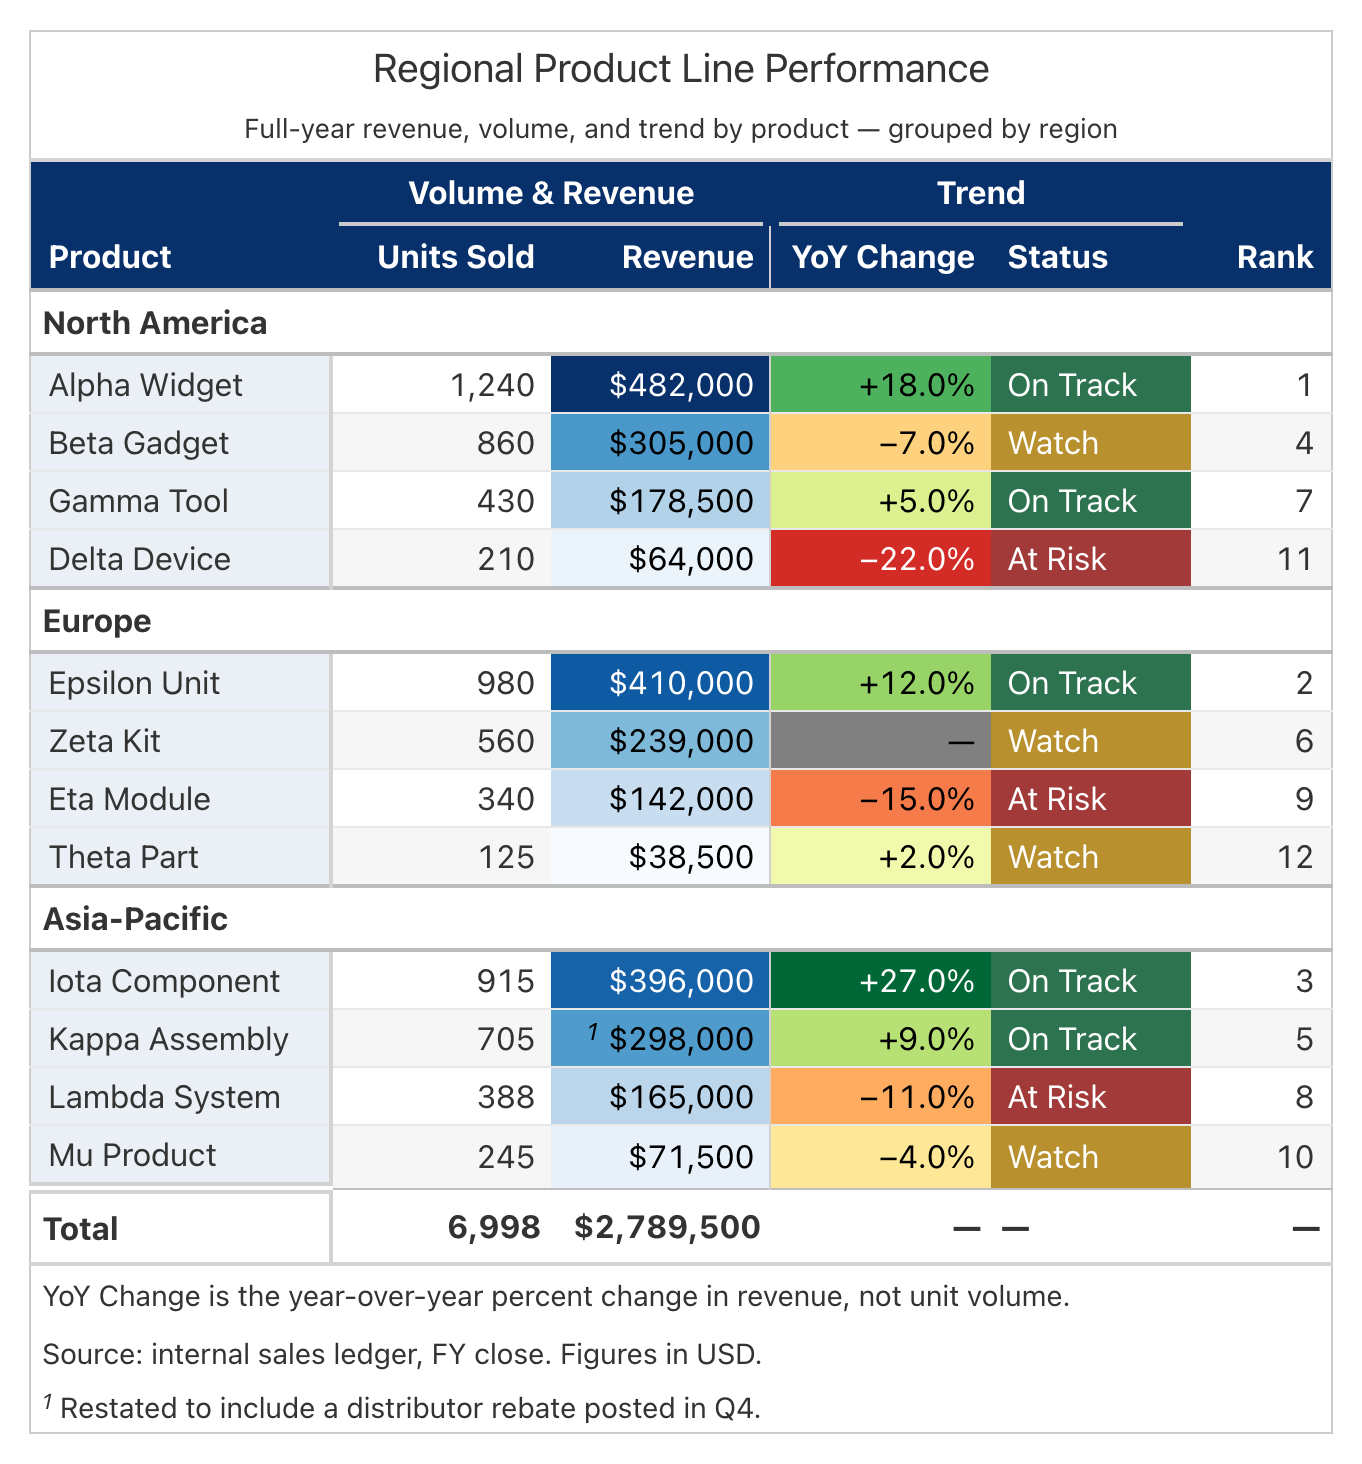

Generate this figure with Python:
"""house_table.py — the "house format" reference table AND its helper module.

This file is two things at once:

1. **A reusable helper module.** ``PALETTE`` and the functions below are meant
   to be imported into a real table script:

       from house_table import PALETTE, frame, hairlines, finalize, band, \
           stripe, stub_tint, heatmap, status_chip, summary_row, \
           group_emphasis, humanize_labels

2. **The one worked example.** Running this file directly
   (``python house_table.py``) builds a single synthetic "Regional Product
   Line Performance" table that exercises every generic formatting feature
   the skill covers — stub, groups, spanners, a sequential heatmap, a
   diverging heatmap, categorical status chips, a summary row, striping,
   stub tint, band, frame, hairlines, footnote, source note, and a missing
   value — and
   saves it to ``house_table.png`` next to this script.

THE NON-NEGOTIABLE BASE (see ``references/RULES.md`` for the full rule):
every table gets ALL of — (1) a title AND subtitle, (2) TWO source notes
(an analytical caption stating the finding or the chosen definition for an
ambiguous measure, THEN a separate provenance note — a generic provenance
note if the real one is unknown, never omitted), (3) the boxed frame
(``frame(gt)``), (4) Big Color kept restrained — the ``heatmap()``/
``data_color()`` calls target only the measure(s) the request is actually
about, never one heatmap per numeric column; there is no numeric cap on
colored measures, and any measure that isn't part of what the request is
about renders fully plain (no fill, no bold, no text-color treatment of
any kind), regardless of how many other measures already carry a color
fill (see ``references/RULES.md``'s "Color restraint"), (5) the body-row
``hairlines(gt)`` rule (a completely separate `great_tables` option family
from the outer ``frame()`` border — `great_tables` already renders a raw
gray hairline by default, so skipping this call leaves an otherwise
well-colored table in the wrong, unbranded gray rather than undivided),
and (6)
``finalize(gt, path="table.png")`` as the final call. These six are
unconditional, unlike the stub/group/spanner/status-chip/summary-row
choices below, which stay genuinely data-dependent — and unlike striping
(conditional on full heatmap coverage, see ``stripe()`` below), which
stays a gate you must evaluate every time, not skip. Importing a helper
(``stripe``, ``stub_tint``, ``humanize_labels``, ...) and then not calling
it is fine when its own gate doesn't fire; skipping one of the six items
above because your table "didn't seem to need it" is not — small polish
(hairlines, a stub tint, striping when its gate fires) matters just as
much as the big colored measures, and the demo below hits all six
unconditional items every time for exactly this reason.

Why a single script instead of a flowchart and per-shape reference files? That
design solves "same input -> same output" with a **procedure**: a numbered
decision sequence plus a directory of archetype examples to route to. This
skill solves the same problem with a **worked example**: read this file once,
find the block that matches your data's shape (a magnitude column, a
percent column, a status column, a group, a summary row, ...), copy/adapt
it, and look up the matching row in ``references/RULES.md`` for the one
formatting rule that block encodes. There is no router file and no
per-archetype directory — this script IS the one example, annotated in
place.

The ``solid`` / ``washed`` / ``neutral`` / ``sequential`` / ``diverging``
tiers of ``PALETTE`` below reuse an already-validated hue system, deliberately
rather than inventing a new one. The ``accent`` / ``accent_tint`` tiers are new
to THIS skill: a
brighter, more saturated pairing modeled on `great_tables`' own built-in
``opt_stylize()`` presets (styles 3 and 6 in particular) — a solid,
clearly "branded" header band and clean, clearly-differentiated status
colors, rather than a barely-there wash. ``accent`` backs the
column-label band's solid fill under the house-default
``band(gt, shade="dark")`` AND ``status_chip()``'s good/bad/neutral
fills; ``accent_tint`` backs the band's lighter fill under
``band(gt, shade="light")``. Neither tier is used by ``stub_tint()``
(always the quieter ``washed`` tier, so the stub stays subtler than the
band) or by ``group_emphasis()`` (bold weight + a neutral structural rule
only, no fill at all). See ``band()``/``stub_tint()``/``status_chip()``/
``group_emphasis()`` below for exactly how each tier is used.
"""

from __future__ import annotations

import pandas as pd
from great_tables import GT, loc, md, style

# ---------------------------------------------------------------------------
# PALETTE — the single source of truth for every color this skill uses. Do
# not invent new colors elsewhere; change a hex here if it needs to change.
# ---------------------------------------------------------------------------
PALETTE = {
    # Dark Academia SOLID Big-Color palette (white text on every solid). Each
    # hue exists for a specific subject-matter cue, not decoration — see the
    # "Use when..." comment on each entry. Navy is also the fixed default for
    # BRANDING surfaces (band()/stub_tint()) specifically, because Blues/navy
    # is the standard house hue for branding — not because it's re-derived by
    # matching whichever hue a heatmapped measure elsewhere in the table
    # happens to use (see references/RULES.md's "Unified color theme").
    "solid": {
        "navy": "#22384F",  # default with no other cue
        "forest": "#2F4A38",  # nature, growth, environment, money/finance
        "oxblood": "#5C2E2E",  # risk, alerts, deficits, intensity
        "espresso": "#4A3A2C",  # historical, literary, food/wine, vintage
        "ochre": "#9A7B33",  # premium / awards / highlight (accent)
        "tan": "#8A7452",  # secondary warm accent / mid (cream tint)
    },
    # The washed light tint paired with each solid above (same keys). Used
    # for the stub's quiet tint (`stub_tint()`) — navy/Blues is the fixed
    # branding default here because Blues is the standard house hue for
    # branding, not a tint re-derived by matching whichever solid hue a
    # heatmapped measure elsewhere in the table happens to use.
    "washed": {
        "navy": "#EAF0F6",
        "forest": "#EAF1EC",
        "oxblood": "#F5EBEB",
        "espresso": "#F1EADD",
        "ochre": "#F5EFDC",
        "tan": "#EFE7D6",  # cream
    },
    # Brighter, more saturated pairing used for the column-label band's solid
    # fill under the house-default `band(gt, shade="dark")` AND for
    # `status_chip()`'s good/bad/neutral fills — modeled on great_tables' own
    # opt_stylize() styles 3/6 (a solid, clearly-branded header band, paired
    # with clean, clearly-differentiated status colors, not a barely-there
    # wash). NOT used by `stub_tint()` (always the quieter "washed" tier
    # below, so the stub stays subtler than the band) or by
    # `group_emphasis()` (bold weight + a neutral structural rule only, no
    # fill at all).
    "accent": {
        "navy": "#08306B",
        "forest": "#2E7350",
        "oxblood": "#A23A3A",
        "espresso": "#8A6238",
        "ochre": "#B8912E",
        "tan": "#9C8258",
    },
    # The visibly-tinted (not barely-there) light pairing for "accent" above —
    # used for the column-label band when `band(gt, shade="light")` is
    # chosen (the house DEFAULT is `shade="dark"`, which paints the band with
    # the solid "accent" tier itself instead — see band()'s docstring). NOT
    # used for the stub (`stub_tint()` always uses the quieter "washed" tier
    # below) or for group headers (`group_emphasis()` applies bold + a rule
    # only, no fill at all). The row stripe is a third, separate tier
    # entirely — the flat, never-tinted "neutral" grey (see stripe()).
    "accent_tint": {
        "navy": "#C9E0F0",
        "forest": "#CFEAD9",
        "oxblood": "#F4D6D6",
        "espresso": "#EEDFC7",
        "ochre": "#F6E8BE",
        "tan": "#EFE3CE",
    },
    # Neutral structural surfaces (light greys) — the default for every quiet
    # surface when there's no Big-Color hue to harmonize to.
    "neutral": {
        "label_band": "#F0F0F0",  # light label band
        "row_stripe": "#F6F6F6",  # row stripe
        "hairline": "#E8E8E8",  # cell hairline between rows, 1px
        "column_label_rule": "#CCCCCC",  # column-label bottom rule, 2px; also the frame border
        "structural_rule": "#BDBDBD",  # group / summary structural rule
        "vertical_divider": "#D0D0D0",  # column-group vertical divider
        "na_cell": "#808080",  # NA / empty cell fill
    },
    # Sequential palette NAMES (matplotlib/brewer), keyed by semantic
    # meaning — passed to data_color(palette=...), never a fixed hex. A
    # single neutral magnitude (money/price/volume/count) is always "Blues";
    # Greens/Reds are reserved for measures with an explicit direction.
    "sequential": {
        "positive": "Greens",  # growth / "more is better"
        "warning": "Reds",  # worse / "more is worse"
        "warning_alt": "Oranges",
        "neutral": "Blues",  # volume / count / price / population
    },
    # Diverging palette NAMES for signed values. RdYlGn is the default
    # (green = good); reverse it only when positive genuinely means worse.
    "diverging": {
        "default": "RdYlGn",
        "colorblind_safe": ["RdBu", "PuOr"],
    },
}


# ---------------------------------------------------------------------------
# Reusable helpers. Every helper takes the DECISION as an argument (which
# columns, which hue, light vs dark, good/bad/neutral, ...) — none of them
# choose anything themselves. That mirrors gt_consistency.py's philosophy:
# the model decides *what*, the helper only guarantees *how* it's executed
# is identical every time it's called with the same arguments.
# ---------------------------------------------------------------------------


def humanize_labels(gt, df, overrides=None):
    """Turn snake_case column names into Title Case via ``cols_label``.

    WHAT: relabels every column of ``df`` from its snake_case name (e.g.
    ``yoy_change``) to a human Title Case label (``Yoy Change``), then
    applies ``overrides`` on top for anything the naive rule gets wrong —
    an acronym that shouldn't title-case letter-by-letter ("YoY", not
    "Yoy"), a currency/unit suffix, or any label an explicit request names.

    WHY: naive Title Case is right often enough to not deserve a decision
    every time, but wrong often enough (acronyms, units) that it needs an
    escape hatch — ``overrides`` is that hatch, applied last so it always
    wins.
    """
    overrides = overrides or {}
    labels = {}
    for col in df.columns:
        labels[col] = overrides.get(col, col.replace("_", " ").title())
    return gt.cols_label(**labels)


def frame(gt, color=None, width="1px", style="solid"):
    """Apply the boxed enclosing border on all four sides.

    WHAT: sets the table's top/bottom/left/right border color, width, and
    style identically.

    WHY: ``great_tables`` defaults the *left/right* border style to
    ``"none"`` — setting only ``color``/``width`` would leave the side
    borders invisible and render only top/bottom rules, not a box. The
    style must be set explicitly on all four sides to get an actual frame.
    Defaults to the neutral ``#CCCCCC`` used as the frame color everywhere
    in this skill (see ``references/RULES.md``'s "Global constants").
    """
    if color is None:
        color = PALETTE["neutral"]["column_label_rule"]
    return gt.tab_options(
        table_border_top_style=style,
        table_border_top_color=color,
        table_border_top_width=width,
        table_border_bottom_style=style,
        table_border_bottom_color=color,
        table_border_bottom_width=width,
        table_border_left_style=style,
        table_border_left_color=color,
        table_border_left_width=width,
        table_border_right_style=style,
        table_border_right_color=color,
        table_border_right_width=width,
    )


def hairlines(gt, color=None, width="1px", style="solid"):
    """Pin the body-row hairline to the house palette's neutral hex.

    WHAT: sets ``table_body_hlines_style``/``_color``/``_width`` — the thin
    rule BETWEEN ordinary rows. `great_tables` renders this line ON BY
    DEFAULT (``style="solid"``, ``color="#D3D3D3"``) even if nothing ever
    calls this helper — the gap this closes is not "no line at all," it's
    "the raw library default gray instead of the house palette's specific
    washed neutral" (``PALETTE["neutral"]["hairline"]``, ``#E8E8E8``).

    WHY this is its own helper, not folded into ``frame()``: a hairline is a
    body-row separator, a completely different `great_tables` option family
    from ``frame()``'s outer table border — conflating the two, or assuming
    `frame()` already covers it, is how a table ends up with a boxed
    outline and the library's raw default gray between rows instead of a
    deliberately-chosen house tone. This is UNCONDITIONAL — every table
    gets it, the same as `frame()` and the heading band's bottom rule,
    regardless of row count or whether the table has Big Color. See
    ``references/RULES.md``'s "THE NON-NEGOTIABLE BASE".
    """
    if color is None:
        color = PALETTE["neutral"]["hairline"]
    return gt.tab_options(
        table_body_hlines_style=style,
        table_body_hlines_color=color,
        table_body_hlines_width=width,
    )


def finalize(gt, path="table.png", **overrides):
    """Save the table with the house-format ``gtsave`` defaults.

    WHAT: calls ``gt.gtsave(path, expand=15, zoom=2.0, **overrides)`` — a
    raised outer margin and a retina zoom, with any keyword in
    ``overrides`` (e.g. ``vwidth``/``vheight``) taking precedence.

    WHY ``path`` defaults to ``"table.png"``: that's the mandatory renderer
    target this skill (and the harness that runs it) expects — see
    ``SKILL.md``'s "The mandatory renderer" section. A real table script
    that imports this helper and calls ``finalize(gt)`` with no explicit
    path should produce the expected file, not silently write something
    else. The demo below passes an explicit ``path="house_table.png"`` to
    override this default, since its output is the reference render, not a
    generated table.

    WHY the other defaults: the default 5px ``gtsave`` margin crowds the
    frame border against the image edge; ``zoom=2.0`` keeps text crisp at
    normal viewing sizes. If a table renders too big, grow room/zoom before
    ever shrinking font size (see ``references/RULES.md``'s font-size fit
    order).
    """
    opts = {"expand": 15, "zoom": 2.0}
    opts.update(overrides)
    return gt.gtsave(path, **opts)


def band(gt, *, shade="dark", hue):
    """Apply the heading band (light tint or dark solid) + the mandatory rule.

    WHAT: ``shade="dark"`` (the house DEFAULT) paints the column-label
    background with the ``accent`` solid for ``hue`` and whitens the
    column-label (and spanner-label, if any) text — a fully "branded"
    look. ``shade="light"`` instead paints it with the ``accent_tint`` of
    ``hue`` (or the neutral grey band when ``hue="grey"``) — a
    clearly-visible but not solid surface; no white-text override needed.
    Either way, the 2px ``#CCCCCC`` column-label bottom rule AND bold
    column-label text are ALWAYS applied, regardless of shade.

    WHY dark is the default: every current reference table uses the same
    deep, branded navy header regardless of whether the body has a
    heatmap — the header is a fixed branding surface, not something that
    should fade into a lighter tint just because a heatmap is also present
    elsewhere on the table. (An earlier version of this skill defaulted to
    ``shade="light"`` specifically so the header wouldn't compete with a
    heatmap; that reasoning no longer matches the house convention. Reach
    for ``shade="light"`` only if you have an explicit reason to want the
    quieter tint instead.)

    NOTE the default ``shade="dark"`` band uses the solid ``accent`` tier
    (the most visible option) while ``stub_tint()`` always uses the quieter
    ``washed`` tier. The band is the more prominent surface (it spans every
    column and sits right under the title), so it carries the most-visible
    fill; the stub is a narrower, secondary surface and stays quieter so it
    doesn't out-compete the band above it. (``shade="light"`` paints the
    band with the lighter ``accent_tint`` tier instead of the default's
    solid ``accent`` — still more visible than the stub's ``washed`` tint
    either way.)
    """
    rule = PALETTE["neutral"]["column_label_rule"]
    options = {
        "column_labels_border_bottom_color": rule,
        "column_labels_border_bottom_width": "2px",
        "column_labels_border_bottom_style": "solid",
        # Bold column labels, always, regardless of shade -- every current
        # ground truth sets this alongside the background color; it was
        # missing here entirely, so a candidate relying on this helper
        # ALONE (no separate explicit `column_labels_font_weight=`) never
        # actually got the bold header every ground truth has.
        "column_labels_font_weight": "bold",
    }
    if shade == "light":
        if hue == "grey":
            options["column_labels_background_color"] = PALETTE["neutral"]["label_band"]
        else:
            options["column_labels_background_color"] = PALETTE["accent_tint"][hue]
        return gt.tab_options(**options)
    if shade == "dark":
        options["column_labels_background_color"] = PALETTE["accent"][hue]
        gt = gt.tab_options(**options)
        locations = [loc.column_labels()]
        spanners = getattr(gt, "_spanners", None)
        if spanners:
            spanner_ids = [s.spanner_id for s in spanners]
            if spanner_ids:
                locations.append(loc.spanner_labels(ids=spanner_ids))
        return gt.tab_style(style=style.text(color="white"), locations=locations)
    raise ValueError("band(): shade must be 'light' or 'dark', got %r" % (shade,))


def stripe(gt):
    """Apply zebra row striping in the flat neutral stripe hex — always grey.

    Deliberately NOT tinted to the table's hue, even when the table has a
    unified color theme elsewhere (band/stub) — an alternating tint reads
    as busy across many rows in a way a single flat band/stub surface
    doesn't, and grey is quiet enough to never compete with a heatmap.

    THE GATE (this function does not check it — the caller must): apply
    striping by DEFAULT, regardless of row count. Skip it only when the
    body's visible non-stub/non-group columns are ALREADY 100% covered by
    `data_color`/`heatmap` fills — a heatmap that paints every real cell
    leaves no plain cell for a stripe to ever show through on. A row-count
    floor is NOT part of this gate (a 5-row table still stripes).
    """
    return gt.opt_row_striping().tab_options(
        row_striping_background_color=PALETTE["neutral"]["row_stripe"],
    )


def stub_tint(gt, *, hue):
    """Tint the stub background so row labels separate from the value columns.

    ``hue="grey"`` uses the neutral label-band grey (the default with no
    Big Color). Any other hue key (``navy``/``forest``/``oxblood``/
    ``espresso``/``ochre``/``tan``) uses that hue's ``washed`` tint — the
    quieter tier (NOT ``accent``, which ``band()`` uses by default under
    ``shade="dark"`` — or ``accent_tint``, which ``band()`` uses under
    ``shade="light"``): the stub is a narrower, secondary surface next to
    the more prominent column-label band, so it stays subtler than the
    band rather than competing with it.
    Pass the SAME hue as ``band()`` — branding surfaces default to the
    fixed navy/Blues family regardless of which hue a heatmap elsewhere on
    the table happens to use; this is a branding decision, not something
    re-derived from the body's own data-driven color.
    """
    if hue == "grey":
        color = PALETTE["neutral"]["label_band"]
    else:
        color = PALETTE["washed"][hue]
    return gt.tab_style(style=style.fill(color=color), locations=loc.stub())


def _is_missing(value):
    """True if ``value`` is a missing scalar — ``None`` / NaN / ``pd.NA`` / null.

    ``value != value`` is ``True`` for float NaN, but pandas' *nullable*
    dtypes (``pd.NA``) make ``pd.NA != pd.NA`` return ``pd.NA`` itself, and
    ``bool(pd.NA)`` raises (its truth value is ambiguous) rather than
    returning ``False`` — so a bare ``value != value`` check silently
    crashes on nullable columns instead of just being wrong. The ``except``
    below treats that ambiguity as "yes, missing."
    """
    if value is None:
        return True
    try:
        return bool(value != value)
    except (TypeError, ValueError):
        return True


def _column_min_max(data, cols):
    """Return ``(lo, hi)`` as floats across every column in ``cols``, skipping NaN/NA.

    A column that is entirely missing yields NaN (float dtype) or ``pd.NA``
    (nullable dtype) from ``.min()``/``.max()`` — never a plain Python
    ``None`` — so a naive ``is None`` guard lets a ``[nan, nan]`` domain
    through, and ``float(pd.NA)`` raises outright. Skip any column whose
    min/max is missing; raise a clear error only if EVERY selected column is
    entirely missing (no numeric extent exists to build a domain from at
    all), rather than an opaque numpy/pandas crash.
    """
    lo = None
    hi = None
    for col in cols:
        series = data[col]
        c_min, c_max = series.min(), series.max()
        if _is_missing(c_min) or _is_missing(c_max):
            continue
        c_min, c_max = float(c_min), float(c_max)
        lo = c_min if lo is None else min(lo, c_min)
        hi = c_max if hi is None else max(hi, c_max)
    if lo is None or hi is None:
        raise ValueError(
            "heatmap(): every selected column %r is all-missing (no numeric "
            "values to build a domain from)" % (cols,)
        )
    return lo, hi


def heatmap(gt, columns, *, kind, hue, domain=None, reverse=False):
    """Color one measure's column(s) by value — the mechanical half of Big Color.

    ``columns``: str or list of column names colored together under one
    shared domain/palette, so multi-column facets of the same measure stay
    comparable.

    ``kind``: ``"sequential"`` (a plain magnitude, no inherent direction) or
    ``"diverging"`` (a signed value where negative/positive both matter).
    This function does NOT infer ``kind`` from the data's sign — that is
    the model's decision.

    ``hue``: a semantic key resolved against ``PALETTE["sequential"]`` /
    ``PALETTE["diverging"]`` (e.g. ``"neutral"`` -> Blues, ``"default"`` ->
    RdYlGn), or any other string, passed straight through as an explicit
    palette NAME.

    ``domain``: when ``None``, computed from ``columns`` across the GT's own
    data (missing-only columns are skipped rather than crashing — see
    ``_column_min_max``) — sequential gets the full ``[min, max]``;
    diverging gets a **symmetric** ``[-M, M]`` with ``M = max(abs(min),
    abs(max))``. Pass an explicit ``domain`` to override (e.g. to exclude a
    summary/total row from the color scale so it doesn't compress the real
    data's range — see ``revenue`` in ``build_house_table`` below for
    exactly this case).

    ``reverse``: for a **diverging** measure where positive genuinely means
    *worse* (cost overrun, error rate, latency, churn — "more is worse"),
    pass ``reverse=True`` so the palette's low/high ends swap (green stays
    "good" = negative, red stays "bad" = positive) instead of literally
    reversing the color list. Actually ignored (forced ``False``) for
    ``kind="sequential"`` — a plain magnitude has no good/bad orientation to
    flip, so passing ``True`` there would silently flip the intended
    light-to-dark magnitude encoding instead of doing nothing. This is the
    parameter ``references/RULES.md``'s "Percent / rate / change" rule tells
    callers to pass.

    THE GOTCHA this function exists to prevent: ``fmt_percent`` expects
    *fractional* values (``0.12`` renders as ``12%``) — a percent column
    stored as already-scaled ``12`` needs ``scale_values=False`` wherever
    it's formatted, and the same fractional-vs-scaled question applies to
    the domain passed here. A bare ``data_color(...)`` call with no
    explicit ``domain`` is a **correctness bug**, not a style nit: without
    a pinned domain, the color a given value renders as can shift between
    runs (or between two tables) depending on what else happens to be in
    the column at that moment.
    """
    cols = [columns] if isinstance(columns, str) else list(columns)
    if domain is None:
        lo, hi = _column_min_max(gt._tbl_data, cols)
        if kind == "diverging":
            m = max(abs(lo), abs(hi))
            domain = [-m, m] if m != 0 else [-1.0, 1.0]
        elif kind == "sequential":
            domain = [lo, hi]
        else:
            raise ValueError(
                "heatmap(): kind must be 'sequential' or 'diverging', got %r" % (kind,)
            )
    if kind == "sequential":
        palette = PALETTE["sequential"].get(hue, hue)
    elif kind == "diverging":
        resolved = PALETTE["diverging"].get(hue, hue)
        palette = resolved[0] if isinstance(resolved, (list, tuple)) else resolved
    else:
        raise ValueError("heatmap(): kind must be 'sequential' or 'diverging', got %r" % (kind,))
    return gt.data_color(
        columns=cols,
        palette=palette,
        domain=domain,
        na_color=PALETTE["neutral"]["na_cell"],
        truncate=False,
        autocolor_text=True,
        reverse=reverse if kind == "diverging" else False,
    )


def status_chip(gt, column, meaning):
    """Fill a DISCRETE categorical column's cells by a value -> meaning map.

    ``meaning`` maps each cell VALUE (e.g. ``"On Track"``) to one of
    ``"good"`` / ``"bad"`` / ``"neutral"``. Fills from the ``accent`` tier
    (the same brighter, more saturated tier ``band(shade="dark")`` uses --
    NOT ``stub_tint()``, which always uses the quieter ``washed`` tier)
    rather than the muted ``solid`` DA tier: ``good`` -> accent forest
    (a clean green), ``bad`` -> accent oxblood (a clean red, not the muted
    ``solid`` oxblood's muddy brown-red), ``neutral`` -> accent ochre (a
    warm, legible amber — not accent/solid ``tan``, which reads as a flat,
    muddy khaki next to the other two rather than a distinct third color).
    All three get white text. The category is what matters here — status
    is a discrete red/green/amber signal, not a magnitude, so it wants
    clean, clearly-differentiated colors more than restraint.

    THE POINT of this function: a red/green column is not always a
    continuous heatmap. When the column's values are a small fixed set of
    categories (status, state, pass/fail) rather than a magnitude, use THIS
    function, never ``data_color``/``heatmap`` — the good/bad resolution
    must land on the exact same two solids either way (continuous heatmap
    or discrete chip), because the meaning is the same: color here is never
    decorative, it always encodes good/bad/neutral, resolved the same
    deterministic way regardless of whether the underlying data is
    continuous or discrete.

    A missing cell (``None``/NaN/``pd.NA`` — e.g. a nullable pandas string
    dtype) is skipped rather than compared: ``v == value`` on a ``pd.NA``
    scalar returns ``pd.NA`` itself, and ``bool(pd.NA)`` raises (ambiguous
    truth value) instead of being simply ``False``, which would otherwise
    crash this function on the exact kind of missing status cell
    ``sub_missing(missing_text="—")`` is meant to handle gracefully
    elsewhere.

    ``loc.body(rows=...)`` interprets a list of INTEGERS as **display**
    positions — but with ``groupname_col=`` set, ``great_tables`` renders
    rows grouped into sections, which can reorder them relative to the
    underlying data's original row order (this table's own demo rows
    happen to already be sorted by group, so it wouldn't show the bug, but
    a caller whose source rows interleave groups would silently color the
    wrong cells). An earlier version of this function targeted rows by
    their stub row NAME instead of position to sidestep that — but a stub
    label is not guaranteed unique across groups (two different groups can
    each have a row named "Large"), and ``loc.body(rows=[name])`` matches
    EVERY row sharing that name, so a repeated label could still pick up
    the wrong fill. The actually-correct fix is ``gt._stub.group_indices_map()``:
    it returns ``(original_row_index, group_info)`` tuples in the exact
    order ``great_tables`` will render them (grouped if ``groupname_col=``
    is set, identity order otherwise) — enumerating it gives a
    ``original_index -> display_position`` mapping that is correct
    regardless of grouping AND regardless of whether stub labels repeat,
    since it never relies on row identity being unique at all.
    """
    fills = {
        "good": PALETTE["accent"]["forest"],
        "bad": PALETTE["accent"]["oxblood"],
        "neutral": PALETTE["accent"]["ochre"],
    }
    values = gt._tbl_data[column]
    display_order = [int(orig_idx) for orig_idx, _group in gt._stub.group_indices_map()]
    display_position_of = {orig_idx: pos for pos, orig_idx in enumerate(display_order)}
    for value, state in meaning.items():
        if state not in fills:
            raise ValueError(
                "status_chip(): meaning must map to 'good'/'bad'/'neutral', got %r" % (state,)
            )
        selector = [
            display_position_of[i]
            for i, v in enumerate(values)
            if not _is_missing(v) and v == value
        ]
        if not selector:
            continue
        gt = gt.tab_style(
            style=[style.fill(color=fills[state]), style.text(color="white")],
            locations=loc.body(columns=column, rows=selector),
        )
    return gt


def summary_row(gt, row_index, *, bold=True):
    """Mark one ORDINARY DATA row as a totals/summary row, distinct from a plain row.

    For a **whole-table grand total**, prefer ``gt.grand_summary_rows(...)``
    (native to `great_tables`) + ``tab_style(..., locations=loc.grand_summary())``
    — see the "Total" row in ``build_house_table()`` below. That native
    mechanism keeps the total structurally separate from any
    ``groupname_col`` section (no fake group label needed) and it's excluded
    from `data_color`'s domain automatically. Reach for THIS helper only for
    a row that must live inline as an actual data row instead (e.g. a
    per-group subtotal you want positioned among that group's own rows,
    which ``grand_summary_rows`` cannot do — it always places the total(s)
    at the very top or bottom of the whole table).

    Applies a stronger — but still restrained — top border rule
    (``#BDBDBD``, ~1.5px, vs. the default hairline between ordinary rows)
    and, by default, bold text weight to ``row_index`` (a 0-based display
    position, per ``loc.body()``'s indexing — not a DataFrame index).

    Applies to **both** ``loc.body()`` (the value cells) AND ``loc.stub()``
    (the row label) — a table with ``rowname_col=`` set has its row label
    live in a structurally separate stub column, and styling only the body
    would leave the summary row's own label unbolded and un-ruled, which
    reads as an inconsistent, half-applied treatment. ``loc.stub(rows=...)``
    is harmless to call even when the table has no stub at all (it simply
    matches nothing).
    """
    styles = [
        style.borders(sides="top", color=PALETTE["neutral"]["structural_rule"], weight="1.5px")
    ]
    if bold:
        styles.append(style.text(weight="bold"))
    gt = gt.tab_style(style=styles, locations=loc.body(rows=[row_index]))
    return gt.tab_style(style=styles, locations=loc.stub(rows=[row_index]))


def group_emphasis(gt):
    """Emphasize every ``groupname_col`` header row so section breaks read clearly.

    Bold weight + the ``#BDBDBD`` structural rule above and below the group
    label — deliberately NO background fill. A summary/total row is the one
    row that earns its own distinct, subtly-highlighted treatment (see
    ``summary_row()`` / the ``grand_summary_rows()`` styling below); a group
    label is a section break, not a result worth calling out the same way,
    and a fill there reads as one more saturated surface competing with the
    heatmap. Bold + rule alone is enough for the section break to read
    clearly.
    """
    rule = PALETTE["neutral"]["structural_rule"]
    return gt.tab_options(
        row_group_font_weight="bold",
        row_group_border_top_color=rule,
        row_group_border_bottom_color=rule,
        row_group_padding="6px",
    )


# ---------------------------------------------------------------------------
# The demo: "Regional Product Line Performance" — 12 products, 3 region
# groups of 4, exercising every helper above at once. This is the ONE worked
# example the whole skill points at; pattern-match the piece of it (and the
# matching row in references/RULES.md) that fits your actual data.
# ---------------------------------------------------------------------------


def build_house_table():
    """Build and render the house-format reference table.

    Column roles (walk through references/RULES.md alongside this):

    - ``product``    -> stub (rowname_col) — a row identifier.
    - ``region``     -> groupname_col — the organizing category.
    - ``units_sold`` -> plain magnitude, thousands separator, UNCOLORED.
    - ``revenue``    -> the sequential heatmap HERO measure (Blues/neutral).
    - ``yoy_change`` -> the diverging heatmap measure (RdYlGn/default) — the
                        2nd full-heatmap measure in this demo (Big Color
                        stays restrained, not capped at a fixed count).
    - ``status``     -> categorical good/bad/neutral via status_chip, NOT a
                        heatmap — it is 3 discrete states, not a magnitude.
    - ``rank``       -> plain integer, no color, no decimals — a rank's
                        information is its order, not its size.

    Column order: `revenue`, the primary heatmapped measure, sits in the
    first value column or two — right after its lone context column
    (`units_sold`), not literally the very first column — never buried
    among trailing categorical/rank columns; this demo already satisfies
    that, no reordering needed.
    """
    products = pd.DataFrame(
        [
            # product,           region,          units_sold, revenue, yoy_change, status,      rank
            ("Alpha Widget", "North America", 1240, 482000, 0.18, "On Track", 1),
            ("Beta Gadget", "North America", 860, 305000, -0.07, "Watch", 4),
            ("Gamma Tool", "North America", 430, 178500, 0.05, "On Track", 7),
            ("Delta Device", "North America", 210, 64000, -0.22, "At Risk", 11),
            ("Epsilon Unit", "Europe", 980, 410000, 0.12, "On Track", 2),
            ("Zeta Kit", "Europe", 560, 239000, None, "Watch", 6),
            ("Eta Module", "Europe", 340, 142000, -0.15, "At Risk", 9),
            ("Theta Part", "Europe", 125, 38500, 0.02, "Watch", 12),
            ("Iota Component", "Asia-Pacific", 915, 396000, 0.27, "On Track", 3),
            ("Kappa Assembly", "Asia-Pacific", 705, 298000, 0.09, "On Track", 5),
            ("Lambda System", "Asia-Pacific", 388, 165000, -0.11, "At Risk", 8),
            ("Mu Product", "Asia-Pacific", 245, 71500, -0.04, "Watch", 10),
        ],
        columns=["product", "region", "units_sold", "revenue", "yoy_change", "status", "rank"],
    )

    kappa_row_index = products.index[products["product"] == "Kappa Assembly"][0]  # footnote target

    gt = (
        GT(products, rowname_col="product", groupname_col="region")
        .tab_header(
            title="Regional Product Line Performance",
            subtitle=md("Full-year revenue, volume, and trend by product — grouped by region"),
        )
        .tab_stubhead(label="Product")
        .tab_spanner(label="Volume & Revenue", columns=["units_sold", "revenue"])
        .tab_spanner(label="Trend", columns=["yoy_change", "status"])
        # spanner-seam vertical divider — right edge of the LAST column in the
        # first group, applied to both the body and the column-labels row so
        # the seam runs the full height of the table (small_color.md (b)).
        .tab_style(
            style=style.borders(
                sides="right", color=PALETTE["neutral"]["vertical_divider"], weight="1px"
            ),
            locations=loc.body(columns="revenue"),
        )
        .tab_style(
            style=style.borders(
                sides="right", color=PALETTE["neutral"]["vertical_divider"], weight="1px"
            ),
            locations=loc.column_labels(columns="revenue"),
        )
        .fmt_number(columns="units_sold", decimals=0, use_seps=True)
        .fmt_currency(columns="revenue", decimals=0)
        .fmt_percent(columns="yoy_change", decimals=1, force_sign=True)
        .fmt_integer(columns="rank")
        .sub_missing(columns=["yoy_change", "status", "rank"], missing_text="—")
    )
    gt = humanize_labels(
        gt,
        products,
        overrides={"units_sold": "Units Sold", "yoy_change": "YoY Change"},
    )

    # Column widths + padding: size each column to its content plus a
    # small buffer; don't let auto-layout stretch narrow columns (`rank`)
    # to match the widest label elsewhere. Padding values are the six
    # pinned house constants (see references/RULES.md's "Global constants").
    gt = gt.cols_width(
        cases={
            "product": "150px",
            "units_sold": "110px",
            "revenue": "110px",
            "yoy_change": "110px",
            "status": "100px",
            "rank": "70px",
        }
    )
    gt = gt.tab_options(
        heading_padding="6px",
        column_labels_padding="6px",
        column_labels_padding_horizontal="8px",
        data_row_padding="5px",
        data_row_padding_horizontal="8px",
        source_notes_padding="6px",
    )

    # Big Color, kept restrained: 2 full heatmaps in this demo (no fixed
    # cap — see references/RULES.md's "Color restraint"). `revenue` is the
    # sequential hero (a neutral magnitude -> Blues); `yoy_change` is the
    # diverging 2nd measure (signed, positive=good -> RdYlGn default
    # orientation, no reverse). `status` is a categorical good/bad/
    # neutral column, NOT a heatmap — status_chip, not data_color. The
    # domain for each is computed from `products` alone (heatmap()'s default
    # when domain=None) — safe because the grand-summary Total added below
    # is NOT part of `gt._tbl_data`; unlike a manually appended total ROW, it
    # can never stretch/compress the color scale.
    gt = heatmap(gt, "revenue", kind="sequential", hue="neutral")
    gt = heatmap(gt, "yoy_change", kind="diverging", hue="default")
    gt = status_chip(gt, "status", {"On Track": "good", "At Risk": "bad", "Watch": "neutral"})

    # Heading band: the house DEFAULT (shade="dark") is a solid, branded
    # navy fill (`accent["navy"]`, #08306B) with bold white text. Branding
    # surfaces are fixed to this navy/Blues family always — navy here is
    # NOT re-derived by matching the heatmap's own hue elsewhere in the
    # table (a heatmap could be Blues, Reds, or RdYlGn and the band stays
    # navy regardless); see references/RULES.md's "Unified color theme".
    gt = band(gt, hue="navy")

    # Small-Color polish: striping applies by DEFAULT regardless of row
    # count — the real gate is whether the body's visible cells are
    # already 100% heatmap-covered. Only 2 of 6 columns here carry
    # continuous color (revenue, yoy_change), so plenty of plain cells
    # remain for a stripe to show through on. Stub tint harmonizes to the
    # same navy family as the band, at the quieter "washed" tier (the band
    # is the louder of the two). The stripe is always flat grey, never
    # tinted — an alternating fill reads as busy in a way a single flat
    # surface doesn't. Group headers get bold + a rule ONLY (no fill) —
    # the one row that earns its own distinct highlight is the
    # summary/total row below, not a section break.
    gt = stripe(gt)
    gt = stub_tint(gt, hue="navy")
    gt = group_emphasis(gt)

    # Grand summary "Total" row — the NATIVE mechanism for a whole-table
    # total (great_tables' own `grand_summary_rows`), not a manually
    # appended data row. This is deliberately NOT the `summary_row()`
    # helper above: grand_summary_rows() places the total in its own
    # structural section below every groupname_col group, with no fake
    # group label required (a manually appended row needs SOME value in
    # the `region` column, and `None`/NaN renders as the literal text
    # "nan" — grand_summary_rows sidesteps the whole problem). Only
    # `units_sold`/`revenue` are meaningfully summable — `yoy_change`,
    # `status`, and `rank` have no sensible total, so the aggregation
    # function only returns the two summable columns and the rest render
    # via `missing_text="—"` (overriding the `"---"` default so it matches
    # this table's `sub_missing` em dash elsewhere).
    #
    # `fns` values must return a `pandas.Series`; `grand_summary_rows`
    # applies at most ONE `fmt=` formatter to every summarized column, so
    # with two columns needing different formats (thousands-separated
    # integer vs. currency) the values are pre-formatted as display
    # strings inside the function itself instead of using `fmt=`.
    def _totals(d):
        return pd.Series(
            {
                "units_sold": f"{int(d['units_sold'].sum()):,}",
                "revenue": f"${int(d['revenue'].sum()):,}",
            }
        )

    gt = gt.grand_summary_rows(fns={"Total": _totals}, missing_text="—")
    gt = gt.tab_style(
        style=[
            style.text(weight="bold"),
            style.borders(sides="top", color=PALETTE["neutral"]["structural_rule"], weight="1.5px"),
        ],
        locations=loc.grand_summary(),
    )
    gt = gt.tab_style(
        style=style.text(weight="bold"),
        locations=loc.grand_summary_stub(),
    )

    gt = (
        gt.tab_footnote(
            footnote="Restated to include a distributor rebate posted in Q4.",
            locations=loc.body(columns="revenue", rows=[kappa_row_index]),
        )
        # Two source notes, analytical caption FIRST: "YoY Change" is a
        # derived, potentially ambiguous measure (revenue growth vs. unit
        # growth) — state the chosen definition here, not in the subtitle.
        .tab_source_note(
            source_note="YoY Change is the year-over-year percent change in revenue, not unit volume."
        )
        .tab_source_note(source_note="Source: internal sales ledger, FY close. Figures in USD.")
    )

    gt = hairlines(gt)
    gt = frame(gt)
    finalize(gt, path="house_table.png")
    return gt


if __name__ == "__main__":
    build_house_table()
